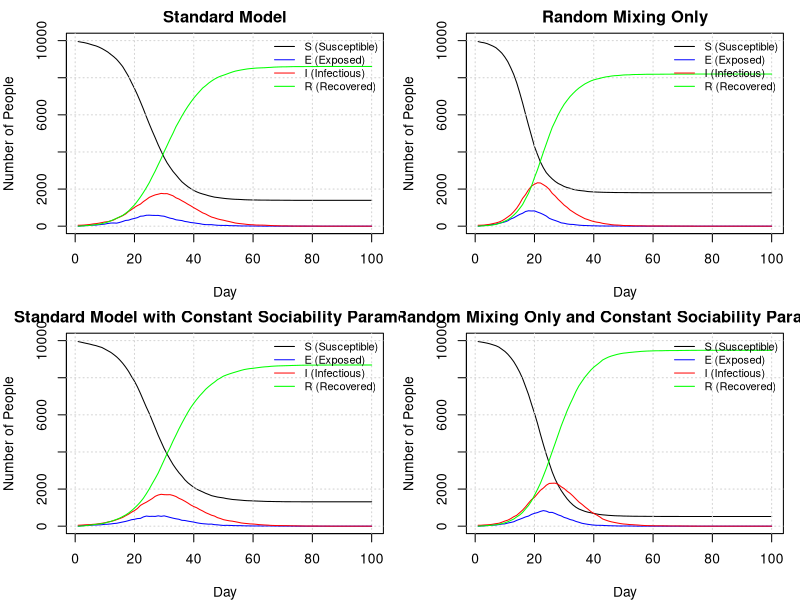

Write R code to recreate this figure.
###########################################################
# File:    Submission.R
# Authors: Colin McDonagh (s2213748), Matthew Poole (s2892092), James Horn (s2304075)
# Date:    2025-10-15
# Github URL: https://github.com/JTHorn-eng/Extended-Stats-Programming-Assignment-2/blob/main/Submission.R
###########################################################
#
### About
#
# This document is the code to run an SEIR model and prints the plots of 4 
# different implementations of the model. The program primarily uses two 
# functions to do this: get.net() and nseir(). This SEIR model can account for 
# different transmission rates between people sharing houses of different sizes,
# social networks of different sizes, and random mixing. The housing sharing 
# assumes a uniform distribution of house sizes and the social networks allow 
# for variable social network sizes, depending on their 'sociability' parameter.
# The code concludes with a commentary on the 4 different models. 
# 
#
#
### Contributions:
#
# All members attended the majority of workshops and communicated remotely about 
# progress made outside of class time.
#
# Colin McDonagh (33 %) Wrote the majority of the nseir function and led the 
#                       commentary of the different models  
#                      
# Matthew Poole  (34 %) Wrote the code to distribute people to houses, optimised 
#                       the get.net function and nseir function
#                      
# James Horn     (33 %) Wrote the original get.net function and wrote the plot 
#                       function 
#                     


get.net = function(beta, h, nc=15) {
  #' Creates a list of vectors, with each vector at position i containing the 
  #' indices of people that person i is connected with socially. This is done by 
  #' looping through each person, calculating their network based on the 
  #' probability they are connected to someone else, and then recording these 
  #' values at position i of the list, and then recording the value i at each 
  #' index of the list of the person in the social network.
  #' @param beta A list of n uniform random deviates
  #' @param h    A vector of length n describing who shares houses
  #' @param nc  A value dictating the average number of connections per person.
  #' 
  #' @return a list of vectors, with the vector at position i being the social 
  #' network of person i.
  
  # Define the number of people to consider
  n <- length(h)
  
  # Create a list of vectors for who shares a house with who, as people sharing 
  # houses cannot be in the same social network.
  house_network <- lapply(h, function(x) which(x == h))
  
  # Generate an empty list to populate with connections
  social_network <- vector("list",n)
  
  # Calculates a constant used inside a loop once for efficiency to calculate 
  # the probability that two people are connected socially.
  k <- nc*beta/(mean(beta)^2*(n-1))
  
  # loop through each person in the network
  for (i in 1:(n-1)) {
    # Create probabilities that person i is connected with each other person. 
    # Only consider person i and onwards as these values will be symmetric.
    network_probs <- c(rep(0,i), beta[i]*k[(i+1):n]) 
    
    # Create probabilities to compare the network probs with.
    # The first i values are 1 as the first (i-1) have already been assigned 
    # networks, and person i cannot be in a network with themself. 
    probs <- c(rep(1,i), runif(n-i))
    
    # Assign the indices of people sharing a network to a vector, and exclude 
    # anyone who lives with them
    social_indices <- which(network_probs > probs)[-house_network[[i]]]
    
    # append the indices of people in person i's network to the list
    social_network[[i]] <- c(social_network[[i]], social_indices)
    
    # append person i to the network of each person in person i's network
    social_network[social_indices] <- lapply(social_network[social_indices], 
                                             function(x) c(x, i))
  }
  
  return(social_network)
}


nseir <- function(beta,h,alink,alpha=c(.1,.01,.01),delta=.2,gamma=.4,nc=15, 
                  nt = 100,pinf = .005) {
  #' This function implements and simulates the SEIR model described in the 
  #' introduction to this document for a given set of parameter values. It 
  #' calculates the amount of people that are in the susceptible, exposed, 
  #' infected, and recovered classes each day based on households, a personal 
  #' social network, and a random interaction network (where households and the 
  #' personal networks are disjoint). 
  #' @param beta  A list of uniform random deviates
  #' @param h     A vector indexing who shares houses
  #' @param alink A list of vectors, with the vector at position i being the 
  #'              social network of person i.
  #' @param alpha A vector of parameters for alpha_h, alpha_c, and alpha_r (as 
  #'              described above) respectively.
  #' @param delta The probability that an infected individual transfers from the 
  #'              infected class to the recovered class each day.
  #' @param gamma The probability that an exposed individual transfers from the 
  #'              exposed class to the infected class each day.
  #' @param n_c   A value of the average number of personal connections per person.
  #' @param nt    The number of days to simulate the model over.
  #' @param pinf  The proportion of the population infected at the start of the 
  #'              simulation.
  #' 
  #' @return A list of vectors, where these vectors contain the number of people 
  #'          in the susceptible class, exposed class, infected class, recovered 
  #'          class, and the day these correspond to respectively.
  
  # Sets the number of people in the model
  n <- length(h)
  
  # Initialise the vectors we will return from this function
  S <- E <- I <- R <- t_vec <- rep(0,nt)
  
  # Create a vector to contain the class of each individual each day
  x <- rep(0, n)
  
  # Randomly sample the initial infected people from our population
  x[sample(1:n, round(n * pinf))] <- 2
  
  # Find the initial number of susceptible and infected people
  S[1] <- sum(x==0); I[1] <- sum(x==2)
  
  # Calculates a constant to be used inside a loop once for efficiency. This will
  # be used to calculate the proability of being exposed through random mixing.
  k <- (alpha[3]*nc*beta) / (mean(beta)^2*(n-1))
  
  # Iterate the following over each day in the simulation
  for (t in 2:nt){
    
    # Initialise a vector to store the people exposed by each infected person
    exp_vector <- vector("list", length=length(which(x==2)))
    
    # Iterate over each infected person to find out which susceptible people are
    # exposed by at least one infected person
    for (i in which(x==2)){
      
      # Reset the indices of susceptible people infected after each iteration
      shce <- snce <- srce <- numeric(0)
      
      # Only consider the household model if the user specifies this
      if(alpha[1]>0){
        # Find indices of susceptible people in a household with infected person i
        shc <- which((h==h[i])&x==0)
        # Samples whether people in shc are exposed (by household) by person i
        shce <- shc[runif(length(shc))<=alpha[1]]
      }
      
      
      # Only consider the contact network if the user specifies this
      if(alpha[2]>0){
        # Find indices of susceptible people in a contact network with infected 
        # person i
        nc <- alink[[i]]
        snc <- nc[which(x[nc]==0)]
        
        # Samples whether people in snce are exposed (by contact network) by person i
        snce <- snc[runif(length(snc))<=alpha[2]]
      }
      
      
      # Only consider the random network if the user specifies this
      if(alpha[3]>0){
        # Finds indices of susceptible people
        src <- which(x==0)
        # Samples whether people in src are exposed (by random network) by person i
        srce <- src[runif(length(src)) <= beta[i]*k[src]]
      } 
      
      # Append unique people exposed by person i to a running list
      exp_vector[[i]] <- unique(c(shce, snce, srce))
    }
    
    # Find the unique susceptible people exposed on day t by any infected person
    any_exp_vector <- unique(unlist(exp_vector))
    
    # Susceptible people transition to exposed class as calculated above
    x[any_exp_vector] <- 1
    
    # Create uniform random deviates for transition probabilities of other states.
    u <- runif(n)
    
    # Infected people transition to recovered with class probability delta            
    x[x==2&u<delta] <- 3 
    # Exposed people transition to infected class with probability gamma
    x[x==1&u<gamma] <- 2  
    

    
    # Sum the total people in each class and increment the day
    S[t] <- sum(x==0); E[t] <- sum(x==1)
    I[t] <- sum(x==2); R[t] <- sum(x==3)
    t_vec[t] <- t
  }  
  
  # Return the list of susceptible, exposed, infected, and recovered people on 
  # each day and the vector of day indices
  return(list(S=S,E=E,I=I,R=R,t=t_vec))
}

plot_seir = function(seir_results_list, n, title = 'SEIR Model Results') {

    #' Plots a list of SEIR model results in a 2x2 grid layout, showing the
    #' evolution of SEIR (Susceptible, Exposed, Infectious, Recovered) 
    #' compartments for one or more simulation results. Each element of
    #' `seir_results_list` should be a list containing vectors `S`, `E`,
    #' `I`, and `R` representing daily counts of individuals in each state.
    #' 
    #' @param seir_results_list A list of all model results
    #' @param n the population size for each plot's y-axis
    #' @param title optional title for overall window

    # Generate the grid layout with margin outside layout for legend
    par(mfrow = c(2, 2), mar = c(4, 4, 2, 1))

    # Create subplot titles
    plot_titles <- c(
      'Standard Model'
      ,'Random Mixing Only'
      ,'Standard Model with Constant Sociability Parameters'
      ,'Random Mixing Only and Constant Sociability Parameters'
    )

    for (i in seq_along(seir_results_list)) {

        par(xpd=FALSE)
        
        # Obtain results timeframe in days
        seir_results <- seir_results_list[[i]]
        n_days <- length(seir_results$S)
        days <- 1:n_days

        # Generate line graphs for each class member of the population per day
        plot(
            days
            , seir_results$S
            , type = "l"
            , col = "black"
            , ylim = c(0, n)
            , xlab = "Day"
            , ylab = "Number of People"
            , main = plot_titles[i]
        )

        grid()
      
        lines(days, seir_results$E, col = "blue")
        lines(days, seir_results$I, col = "red")
        lines(days, seir_results$R, col = "green")

        legend("topright",
              inset = c(0, 0),
              legend = c("S (Susceptible)", "E (Exposed)", "I (Infectious)", 
                         "R (Recovered)"),
              col = c("black", "blue", "red", "green"),
              lty = 1,
              xpd = NA,
              bty = "n",
              cex = 0.8
          )
    }

    # End layout plotting
    par(xpd = NA)

    # Add a title for the overall window
    mtext(title, outer = TRUE, line = 1, cex = 1.2)
}


# Run models
# Specify the number of people in the simulation and the maximum number of 
# people in a given household
n = 10000; hmax = 5

# Simulate beta values as standard uniform random deviates
beta <- runif(n)

# Simulate a vector of household contacts
h1 <- rep(rep(1:n, sample(1:hmax,n, replace=TRUE)), length.out=n)

# Simulate personal network information
alink <- get.net(runif(n), h1, 15)


# Create a list of models (using nseir) to compare
results_list <- list(

    # Standard model with personal, household, and random mixing
    nseir(beta, h1, alink)

    # Run model with random mixing only
    ,nseir(beta, h1, alink, alpha=c(0, 0, 0.04))
    
    # Run model with constant sociability parameters for each person
    ,nseir(beta=rep(mean(beta),n), h1, alink)
    
    # Run model with constant sociability parameters for each person and only 
    # consider random mixing
    ,nseir(beta=rep(mean(beta),n), h1, alink, alpha=c(0, 0, 0.04))

)
plot_seir(results_list, n)

################################################################################
#'
###' Model Comparison
#'
##' Household, Contact Network, and Random Network Models vs Random Network Only Models:
# ------------------------------------------------------------------------------
#' According to the results, the standard models that take into account housing and
#' network structure have the longest amount of time until the peak infection, as 
#' well as the lowest peak of infections. This is likely because the housing and 
#' contact network structure introduce more variability into the probability of 
#' individuals being infected. As a result, people have more variable expected times 
#' until infection, creating a more diffuse infection distribution. The random 
#' mixing only models likely underestimate the time it takes until reaching the 
#' peak of infection, and can also overestimate or underestimate the overall number
#' of individuals infected (depending on if sociability variability is considered).
#' 
#' The random mixing model with constant sociability parameters has a slightly longer
#' expected time until peak infection when compared to the random mixing model with 
#' variable sociability parameters. This is potentially because the "sociable" 
#' sub-population is likely to get infected quickly (due to having more personal 
#' contacts as well as more random contacts). We note that the random mixing only 
#' model with variable sociability parameters infects the least amount of people. 
#' This is likely due to those with a low sociability score being unlikely to become 
#' infected at all, due to no contact networks or households infecting them alongside 
#' low odds of becoming infected in the random network, capping the infection's 
#' severity. 
#' 
#' Finally, we note that the standard models perform very similarly, this could 
#' be due to the household contacts and contact networks encoding social variability
#' implicitly into the model, even when "sociability parameters" are taken to be 
#' constant.
#' 
#' The inferences made above would, however, require further testing (e.g. plotting
#' the infection rates of the three methods of infection) to make them more concrete.
